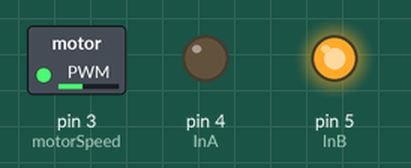
This sketch was run on a simulated Arduino Uno, built with avr-gcc and run on an emulated ATmega328P. On the bench: switched loads named in the sketch (green lamp = pin HIGH), output pins drawn as LEDs (lit = HIGH).

Above: at 0.1 s.
Timing chart, 0 to 1.6 s (numbered marks = the images above):
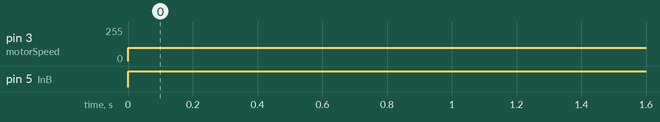

Measured:
- by itself, pin 3 (motorSpeed): 0/255 → 100/255 at 0.00 s
- by itself, pin 5 (InB): LOW → HIGH at 0.00 s

The sketch:

Motor_DC.ino
```cpp
// Deklarasi pin
const int motorSpeed = 3, InA = 4, InB = 5;

void setup() {
  pinMode(motorSpeed, OUTPUT);
  pinMode(InA, OUTPUT);
  pinMode(InB, OUTPUT);
}

void loop() {
  // Motor berputar searah jarum jam
  analogWrite(motorSpeed, 100); // 0 - 255
  digitalWrite(InA, LOW);
  digitalWrite(InB, HIGH);
}
```
